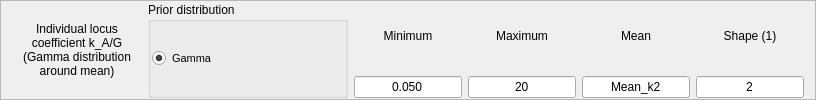
         <widget class="QFrame" name="ilc2Frame">
          <property name="maximumSize">
           <size>
            <width>16777215</width>
            <height>100</height>
           </size>
          </property>
          <property name="frameShape">
           <enum>QFrame::StyledPanel</enum>
          </property>
          <property name="frameShadow">
           <enum>QFrame::Raised</enum>
          </property>
          <layout class="QHBoxLayout" name="horizontalLayout_12">
           <property name="topMargin">
            <number>1</number>
           </property>
           <property name="bottomMargin">
            <number>1</number>
           </property>
           <item>
            <widget class="QLabel" name="ilc2Label">
             <property name="minimumSize">
              <size>
               <width>130</width>
               <height>0</height>
              </size>
             </property>
             <property name="maximumSize">
              <size>
               <width>130</width>
               <height>16777215</height>
              </size>
             </property>
             <property name="font">
              <font>
               <pointsize>9</pointsize>
              </font>
             </property>
             <property name="text">
              <string>Individual locus
coefficient k_A/G
(Gamma distribution
around mean)</string>
             </property>
             <property name="alignment">
              <set>Qt::AlignCenter</set>
             </property>
            </widget>
           </item>
           <item>
            <widget class="QGroupBox" name="groupBox_6">
             <property name="minimumSize">
              <size>
               <width>200</width>
               <height>0</height>
              </size>
             </property>
             <property name="maximumSize">
              <size>
               <width>200</width>
               <height>16777215</height>
              </size>
             </property>
             <property name="title">
              <string>Prior distribution</string>
             </property>
             <layout class="QHBoxLayout" name="horizontalLayout_13">
              <property name="spacing">
               <number>1</number>
              </property>
              <property name="leftMargin">
               <number>1</number>
              </property>
              <property name="rightMargin">
               <number>1</number>
              </property>
              <item>
               <widget class="QRadioButton" name="radioButton_18">
                <property name="font">
                 <font>
                  <pointsize>8</pointsize>
                 </font>
                </property>
                <property name="text">
                 <string>Gamma</string>
                </property>
                <property name="checked">
                 <bool>true</bool>
                </property>
               </widget>
              </item>
             </layout>
            </widget>
           </item>
           <item>
            <layout class="QVBoxLayout" name="verticalLayout_22">
             <item>
              <widget class="QLabel" name="label_29">
               <property name="maximumSize">
                <size>
                 <width>16777215</width>
                 <height>16777215</height>
                </size>
               </property>
               <property name="text">
                <string>Minimum</string>
               </property>
               <property name="alignment">
                <set>Qt::AlignCenter</set>
               </property>
              </widget>
             </item>
             <item>
              <widget class="QLineEdit" name="ilc2MinEdit">
               <property name="maximumSize">
                <size>
                 <width>16777215</width>
                 <height>16777215</height>
                </size>
               </property>
               <property name="text">
                <string>0.050</string>
               </property>
               <property name="alignment">
                <set>Qt::AlignCenter</set>
               </property>
              </widget>
             </item>
            </layout>
           </item>
           <item>
            <layout class="QVBoxLayout" name="verticalLayout_23">
             <item>
              <widget class="QLabel" name="label_30">
               <property name="maximumSize">
                <size>
                 <width>16777215</width>
                 <height>16777215</height>
                </size>
               </property>
               <property name="text">
                <string>Maximum</string>
               </property>
               <property name="alignment">
                <set>Qt::AlignCenter</set>
               </property>
              </widget>
             </item>
             <item>
              <widget class="QLineEdit" name="ilc2MaxEdit">
               <property name="maximumSize">
                <size>
                 <width>16777215</width>
                 <height>16777215</height>
                </size>
               </property>
               <property name="text">
                <string>20</string>
               </property>
               <property name="alignment">
                <set>Qt::AlignCenter</set>
               </property>
              </widget>
             </item>
            </layout>
           </item>
           <item>
            <layout class="QVBoxLayout" name="verticalLayout_24">
             <item>
              <widget class="QLabel" name="label_31">
               <property name="maximumSize">
                <size>
                 <width>16777215</width>
                 <height>16777215</height>
                </size>
               </property>
               <property name="text">
                <string>Mean</string>
               </property>
               <property name="alignment">
                <set>Qt::AlignCenter</set>
               </property>
              </widget>
             </item>
             <item>
              <widget class="QLineEdit" name="ilc2MeanEdit">
               <property name="maximumSize">
                <size>
                 <width>16777215</width>
                 <height>16777215</height>
                </size>
               </property>
               <property name="text">
                <string>Mean_k2</string>
               </property>
               <property name="alignment">
                <set>Qt::AlignCenter</set>
               </property>
              </widget>
             </item>
            </layout>
           </item>
           <item>
            <layout class="QVBoxLayout" name="verticalLayout_25">
             <item>
              <widget class="QLabel" name="label_32">
               <property name="maximumSize">
                <size>
                 <width>16777215</width>
                 <height>16777215</height>
                </size>
               </property>
               <property name="text">
                <string>Shape (1)</string>
               </property>
               <property name="alignment">
                <set>Qt::AlignCenter</set>
               </property>
              </widget>
             </item>
             <item>
              <widget class="QLineEdit" name="ilc2ShapeEdit">
               <property name="maximumSize">
                <size>
                 <width>16777215</width>
                 <height>16777215</height>
                </size>
               </property>
               <property name="text">
                <string>2</string>
               </property>
               <property name="alignment">
                <set>Qt::AlignCenter</set>
               </property>
              </widget>
             </item>
            </layout>
           </item>
          </layout>
         </widget>
